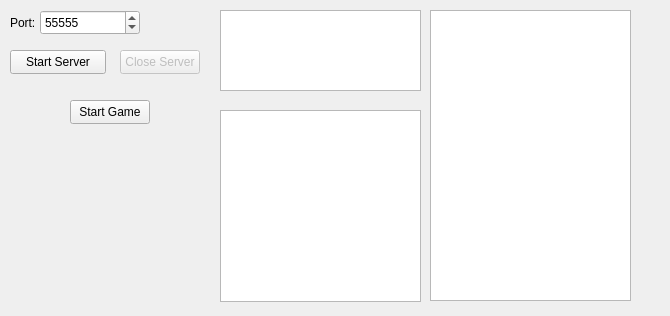
<?xml version="1.0" encoding="UTF-8"?>
<ui version="4.0">
 <class>ServerForm</class>
 <widget class="QWidget" name="ServerForm">
  <property name="geometry">
   <rect>
    <x>0</x>
    <y>0</y>
    <width>670</width>
    <height>316</height>
   </rect>
  </property>
  <property name="windowTitle">
   <string>Server</string>
  </property>
  <property name="styleSheet">
   <string notr="true">#lblStatusLight[ServerState=&quot;0&quot;] {
	
	background-color: rgb(170, 0, 0);
}

#lblStatusLight[ServerState=&quot;1&quot;] {
	
	
	background-color: rgb(0, 170, 0);
}
</string>
  </property>
  <widget class="QPushButton" name="btnStart">
   <property name="geometry">
    <rect>
     <x>10</x>
     <y>50</y>
     <width>96</width>
     <height>24</height>
    </rect>
   </property>
   <property name="text">
    <string>Start Server</string>
   </property>
  </widget>
  <widget class="QLabel" name="lblPort">
   <property name="geometry">
    <rect>
     <x>10</x>
     <y>10</y>
     <width>25</width>
     <height>25</height>
    </rect>
   </property>
   <property name="text">
    <string>Port:</string>
   </property>
  </widget>
  <widget class="QSpinBox" name="spnPort">
   <property name="geometry">
    <rect>
     <x>40</x>
     <y>10</y>
     <width>100</width>
     <height>25</height>
    </rect>
   </property>
   <property name="sizePolicy">
    <sizepolicy hsizetype="MinimumExpanding" vsizetype="Fixed">
     <horstretch>0</horstretch>
     <verstretch>0</verstretch>
    </sizepolicy>
   </property>
   <property name="minimumSize">
    <size>
     <width>0</width>
     <height>0</height>
    </size>
   </property>
   <property name="minimum">
    <number>1024</number>
   </property>
   <property name="maximum">
    <number>65535</number>
   </property>
   <property name="value">
    <number>55555</number>
   </property>
  </widget>
  <widget class="QLabel" name="lblStatusLight">
   <property name="geometry">
    <rect>
     <x>160</x>
     <y>10</y>
     <width>30</width>
     <height>30</height>
    </rect>
   </property>
   <property name="sizePolicy">
    <sizepolicy hsizetype="Preferred" vsizetype="Preferred">
     <horstretch>0</horstretch>
     <verstretch>0</verstretch>
    </sizepolicy>
   </property>
   <property name="minimumSize">
    <size>
     <width>30</width>
     <height>30</height>
    </size>
   </property>
   <property name="maximumSize">
    <size>
     <width>30</width>
     <height>30</height>
    </size>
   </property>
   <property name="styleSheet">
    <string notr="true"/>
   </property>
   <property name="text">
    <string/>
   </property>
   <property name="ServerState" stdset="0">
    <number>0</number>
   </property>
  </widget>
  <widget class="QPushButton" name="btnClose">
   <property name="enabled">
    <bool>false</bool>
   </property>
   <property name="geometry">
    <rect>
     <x>120</x>
     <y>50</y>
     <width>80</width>
     <height>24</height>
    </rect>
   </property>
   <property name="text">
    <string>Close Server</string>
   </property>
  </widget>
  <widget class="QListWidget" name="lstConsole">
   <property name="geometry">
    <rect>
     <x>220</x>
     <y>10</y>
     <width>201</width>
     <height>81</height>
    </rect>
   </property>
  </widget>
  <widget class="QPushButton" name="btnStartGame">
   <property name="geometry">
    <rect>
     <x>70</x>
     <y>100</y>
     <width>80</width>
     <height>24</height>
    </rect>
   </property>
   <property name="text">
    <string>Start Game</string>
   </property>
  </widget>
  <widget class="QListView" name="lstGameOutputs">
   <property name="geometry">
    <rect>
     <x>220</x>
     <y>110</y>
     <width>201</width>
     <height>192</height>
    </rect>
   </property>
  </widget>
  <widget class="QListView" name="lstGameLogs">
   <property name="geometry">
    <rect>
     <x>430</x>
     <y>10</y>
     <width>201</width>
     <height>291</height>
    </rect>
   </property>
  </widget>
 </widget>
 <resources/>
 <connections/>
</ui>
